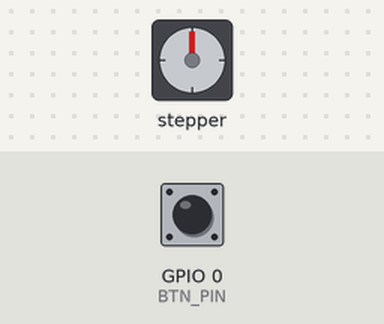
Bench run of a sketch on a simulated ESP8266 (NodeMCU). On the bench: stepper motor. Wiring (inferred from the names in the program): stepper motor (200 steps per turn assumed): coils GPIO 14, GPIO 13, GPIO 12, GPIO 15. The inputs (shaded band) are chosen by the test bench; at power-on: GPIO 0 (BTN_PIN) HIGH. WiFi joins after 1.5 s; servers stay silent unless stated; the local clock reads 2024-03-15 10:24:30 at power-on unless the sketch sets it; EEPROM starts erased; what the sketch prints to the serial monitor is not drawn.

Above: at 3.2 s.
3.3 s: GPIO 0 (BTN_PIN) pulled LOW for 0.15 s
At 6.1 s:
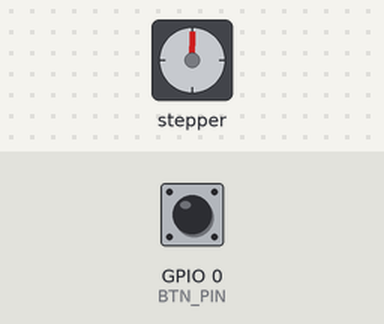
6.3 s: GPIO 0 (BTN_PIN) pulled LOW for 3.2 s
At 10.7 s:
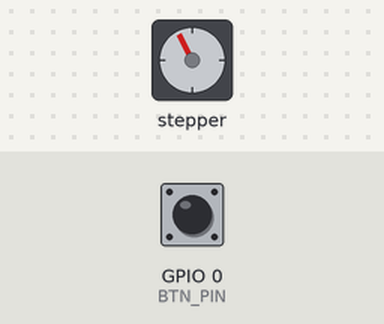
Timing chart, 0 to 12.2 s (numbered marks = the images above; inputs shaded):
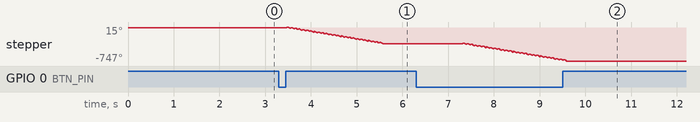

Measured:
- after the input at 3.3 s, stepper: turns 15° clockwise in 0.02 s, then 26° counter-clockwise in 0.04 s, then 11° clockwise in 0.00 s, then 26° counter-clockwise in 0.04 s, repeating every 0.19 s

The sketch:

Feeder.ino
```cpp
/*
  Скетч к проекту "Автокормушка Wi-Fi"
  - Создан на основе оригинального скетча AlexGyver
  - Исходники этого проекта https://github.com/sohm777/feeder/
  - Страница проекта AlexGyver (схемы, описания): https://alexgyver.ru/gyverfeed2/
  - Исходники скетча AlexGyver: https://github.com/AlexGyver/GyverFeed2/
*/

// Click - extraordinary feeding
// Retention - set the portion size
const byte feedTime[][2] = {
  {23, 0},                  // hours, minutes. DO NOT START NUMBER FROM ZERO
  //  {12, 0},
  //  {17, 0},
  //  {21, 0},
};

#define EE_RESET 1          // any number 0-255. Change to reset settings and update time
#define FEED_SPEED 3000     // delay between motor steps (microseconds)
#define BTN_PIN 0           // button, pin D3
#define STEPS_FRW 18        // steps forward
#define STEPS_BKW 10        // steps back
#define EEPROM_SIZE 12

#define SCL 5               // D1
#define SDA 4               // D2

// driver - pins on the board (phaseА1 D5, phaseА2 D6, phaseВ1 D7, phaseВ2 D8)
const byte drvPins[] = {14, 12, 13, 15};

// =========================================================
#include "EncButton.h"
#include <EEPROM.h>
#include <RTClib.h>
RTC_DS3231 rtc;
#include <ESP8266WiFi.h>
#include <Wire.h>
#include <SPI.h>  // not used here, but needed to prevent a RTClib compile error

const char* ssid = "Your_SSID";
const char* password = "Your_PASS";

int EE_ADDR = 0;

WiFiServer web(80);                   // starts web on 80-port

String header;

EncButton<BTN_PIN> btn;
int feedAmount = 25;

void setup() {
  Serial.begin(115200);
  EEPROM.begin(EEPROM_SIZE);
  WIFIinit();                         // start Wi-Fi
  Wire.begin();                       // I2C
  rtc.begin();
  int read_RESET;
  EEPROM.get(EE_ADDR, read_RESET);
  if (read_RESET != EE_RESET) {       // first start
    Serial.println("First start");
    EEPROM.put(EE_ADDR, EE_RESET);
    EE_ADDR += sizeof(EE_RESET);      // update address value
    EEPROM.put(EE_ADDR, feedAmount);
    EEPROM.commit();
    rtc.adjust(DateTime(F(__DATE__), F(__TIME__)));
  } else {
    EE_ADDR += sizeof(EE_RESET);      // update address value
  }
  EEPROM.get(EE_ADDR, feedAmount);
  Serial.print("feedAmount: ");
  Serial.println(feedAmount);
  for (byte i = 0; i < 4; i++) pinMode(drvPins[i], OUTPUT);   // out pins
  web.begin();                        // start web
}

void loop() {
  // listening new clients
  WiFiClient client = web.available();
  if (client) {
    bool blank_line = true;
    while (client.connected()) {
      if (client.available()) {
        char c = client.read();
        header += c;
        if (c == '\n' && blank_line) {
          Serial.print(header);
          // 'user:pass' (admin:admin) base64 encode
          if (header.indexOf("YWRtaW46YWRtaW4=") >= 0) {
            // successful login
            client.println("HTTP/1.1 200 OK");
            client.println("Content-Type: text/html");
            client.println("Connection: close");
            client.println();

            // button click handling on web
            if (header.indexOf("GET / HTTP/1.1") >= 0) {
              Serial.println("Main Web Page");
              // your main web page
              client.println("<!DOCTYPE HTML>");
              client.println("<html>");
              client.println("<head>");
              client.println("<meta name=\"viewport\" content=\"width=device-width, initial-scale=1\">");
              client.println("<link rel=\"stylesheet\" href=\"https://maxcdn.bootstrapcdn.com/bootstrap/3.3.4/css/bootstrap.min.css\">");
              client.println("</head><div class=\"container\">");
              client.println("<h1>Panda's feeder</h1>");
              client.println("<div class=\"row\">");
              client.println("<div class=\"col-md-2\"><a href=\"/feed\" class=\"btn btn-block btn-lg btn-success\" role=\"button\">FEED</a></div>");
              client.println("</div>");
              client.print("<h2>Dose: ");
              client.print(feedAmount);
              client.println("</h2>");
              client.println("</div></html>");
            }
            else if (header.indexOf("GET /feed HTTP/1.1") >= 0) {
              Serial.println("Feeding");
              feed();
              client.println("<!DOCTYPE HTML>");
              client.println("<html>");
              client.println("<head>");
              client.println("<meta name=\"viewport\" content=\"width=device-width, initial-scale=1\">");
              client.println("<link rel=\"stylesheet\" href=\"https://maxcdn.bootstrapcdn.com/bootstrap/3.3.4/css/bootstrap.min.css\">");
              client.println("</head><div class=\"container\">");
              client.println("<h1>The cat is fed!</h1>");
              client.println("<div class=\"row\">");
              client.println("<div class=\"col-md-2\"><a href=\"/\" class=\"btn btn-block btn-lg btn-success\" role=\"button\">Main Page</a></div>");
              client.println("</div>");
              client.println("</div></html>");
            }
          } else {
            // wrong log:pass
            client.println("HTTP/1.1 401 Unauthorized");
            client.println("WWW-Authenticate: Basic realm=\"Secure\"");
            client.println("Content-Type: text/html");
            client.println();
            client.println("<html>Authentication failed</html>");
          }
          header = "";
          break;
        }
        if (c == '\n') {
          // when starts reading a new line
          blank_line = true;
        } else if (c != '\r') {
          // when finds a character on the current line
          blank_line = false;
        }
      }
    }
    // closing the client connection
    delay(1);
    client.stop();
    Serial.println("Client disconnected.");
  }

  static uint32_t tmr = 0;
  if (millis() - tmr > 500) {          // twice per second
    static byte prevMin = 0;
    tmr = millis();
    DateTime now = rtc.now();
    if (prevMin != now.minute()) {
      prevMin = now.minute();
      for (byte i = 0; i < sizeof(feedTime) / 2; i++)    // for the whole schedule
        if (feedTime[i][0] == now.hour() && feedTime[i][1] == now.minute())    // time to feed
          feed();
    }
  }

  btn.tick();
  if (btn.isClick()) {
    Serial.println("Start engine with BTN");
    feed();
  }
  if (btn.isHold()) {
    int newAmount = 0;
    while (btn.isHold()) {
      btn.tick();
      oneRev();
      newAmount++;
    }
    disableMotor();
    feedAmount = newAmount;
    EEPROM.put(EE_ADDR, feedAmount);
    EEPROM.commit();
  }
}

void feed() {
  for (int i = 0; i < feedAmount; i++) oneRev();      // rotate the engine by feedAmount
  disableMotor();
}

void disableMotor() {
  for (byte i = 0; i < 4; i++) digitalWrite(drvPins[i], 0); // turn off the power to the engine
}

void oneRev() {
  yield();              // to avoid soft WDT reset
  static byte val = 0;
  for (byte i = 0; i < STEPS_BKW; i++) runMotor(val--);
  for (byte i = 0; i < STEPS_FRW; i++) runMotor(val++);
}

void runMotor(byte thisStep) {
  static const byte steps[] = {0b1010, 0b0110, 0b0101, 0b1001};
  for (byte i = 0; i < 4; i++)
    digitalWrite(drvPins[i], bitRead(steps[thisStep & 0b11], i));
  delayMicroseconds(FEED_SPEED);
}

void WIFIinit() {
  byte tries = 11;
  Serial.println();
  Serial.printf("Connecting to %s ", ssid);
  WiFi.begin(ssid, password);
  while (--tries && WiFi.status() != WL_CONNECTED) {
    Serial.print(".");
    delay(1000);
  }
  if (WiFi.status() != WL_CONNECTED) {
    Serial.println("Not connected");
  } else {
    Serial.print("Connected. IP: ");
    Serial.println(WiFi.localIP());
  }
  // Change Station Hostname
  WiFi.hostname("Feeder");
}
```

EncButton.h
```cpp
#ifndef EncButton_h
#define EncButton_h
/*
	Ультра лёгкая и быстрая библиотека для энкодера, энкодера с кнопкой или просто кнопки
	- Максимально быстрое чтение пинов для AVR (ATmega328/ATmega168, ATtiny85/ATtiny13)
	- Быстрые и лёгкие алгоритмы кнопки и энкодера
	- Оптимизированный вес
	- Гашение дребезга кнопки
	- Клик, несколько кликов, удержание, режим step
	- Встроенный счётчик энкодера
	- Подключение - high pull
*/

// =========== НАСТРОЙКИ ============
#define EB_FAST 30     	// таймаут быстрого поворота
#define EB_DEB 80      	// дебаунс кнопки
#define EB_HOLD 1000   	// таймаут удержания кнопки
#define EB_STEP 500    	// период срабатывания степ
#define EB_CLICK 400	// таймаут накликивания

// =========== НЕ ТРОГАЙ ============
#include <Arduino.h>
// флаг макро
#define _setFlag(x) (flags |= 1 << x)
#define _clrFlag(x) (flags &= ~(1 << x))
#define _readFlag(x) ((flags >> x) & 1)

// быстрое чтение пина
bool fastRead(const uint8_t pin) {
#if defined(__AVR_ATmega328P__) || defined(__AVR_ATmega168__)
	if (pin < 8) return bitRead(PIND, pin);
	else if (pin < 14) return bitRead(PINB, pin - 8);
	else if (pin < 20) return bitRead(PINC, pin - 14);

#elif defined(__AVR_ATtiny85__) || defined(__AVR_ATtiny13__)
	return bitRead(PINB, pin);

#elif defined(AVR)
	uint8_t *_pin_reg = portInputRegister(digitalPinToPort(pin));
	uint8_t _bit_mask = digitalPinToBitMask(pin);
	return bool(*_pin_reg & _bit_mask);

#else
	return digitalRead(pin);

#endif
	return 0;
}

// класс
template < uint8_t S1, uint8_t S2 = 255, uint8_t KEY = 255 >
class EncButton {
public:
	EncButton() {
		if (S2 == 255) {         // обычная кнопка
			pinMode(S1, INPUT_PULLUP);
		} else if (KEY == 255) { // энк без кнопки
			pinMode(S1, INPUT_PULLUP);
			pinMode(S2, INPUT_PULLUP);
		} else {                // энк с кнопкой
			pinMode(S1, INPUT_PULLUP);
			pinMode(S2, INPUT_PULLUP);
			pinMode(KEY, INPUT_PULLUP);
		}
	}

	void tick(bool hold = 0) {
		uint32_t thisMls = millis();
		uint32_t debounce = thisMls - _debTimer;

		// обработка энка (компилятор вырежет блок если не используется)
		if (S1 != 255 && S2 != 255) {
			byte state = fastRead(S1) | (fastRead(S2) << 1);                    // получаем код
			if (_readFlag(0) && state == 0b11) {                             	// ресет и энк защёлкнул позицию
				if (S2 == 255 || KEY != 255) {                                  // энкодер с кнопкой
					if (!_readFlag(4)) {                                        // если кнопка не "удерживается"
						if (_lastState == 0b10) EBState = (_btnState || hold) ? 3 : 1, counter++;
						else if (_lastState == 0b01) EBState = (_btnState || hold) ? 4 : 2, counter--;
					}
				} else {                                                        // просто энкодер
					if (_lastState == 0b10) EBState = 1, counter++;
					else if (_lastState == 0b01) EBState = 2, counter--;
				}
				if (EBState != 0 && debounce < EB_FAST) _setFlag(1);          // режим быстрого поворота
				else _clrFlag(1);
				_clrFlag(0);
				_debTimer = thisMls;
			}
			if (state == 0b00) _setFlag(0);
			_lastState = state;
		}

		// обработка кнопки (компилятор вырежет блок если не используется)
		if (S2 == 255 || KEY != 255) {
			if (S2 == 255) _btnState = !fastRead(S1);                       	// обычная кнопка
			if (KEY != 255) _btnState = !fastRead(KEY);                     	// энк с кнопкой

			if (_btnState) {                                                	// кнопка нажата
				if (!_readFlag(3)) {                                          	// и не была нажата ранее
					if (debounce > EB_DEB) {                                   	// и прошел дебаунс
						_setFlag(3);                                            // флаг кнопка была нажата
						_debTimer = thisMls;                                    // сброс таймаутов
						EBState = 0;                                           	// сброс состояния
					}
					if (debounce > EB_CLICK) {									// кнопка нажата после EB_CLICK
						clicks = 0;												// сбросить счётчик и флаг кликов
						flags &= ~0b01100000;
					}
				} else {                                                      	// кнопка уже была нажата
					if (!_readFlag(4)) {                                        // и удержание ещё не зафиксировано
						if (debounce < EB_HOLD) {                              	// прошло меньше удержания
							if (EBState != 0) _setFlag(2);                     	// но энкодер повёрнут! Запомнили
						} else {                                                // прошло больше времени удержания
							if (!_readFlag(2)) {                                // и энкодер не повёрнут
								EBState = 6;                                   	// значит это удержание (сигнал)
								_setFlag(4);                                    // запомнили что удерживается
								_debTimer = thisMls;                            // сброс таймаута
							}
						}
					} else {                                                    // удержание зафиксировано
						if (debounce > EB_STEP) {                              	// таймер степа
							EBState = 7;                                       	// сигналим
							_debTimer = thisMls;                                // сброс таймаута
						}
					}
				}
			} else {                                                        	// кнопка не нажата
				if (_readFlag(3)) {                                           	// но была нажата
					if (debounce > EB_DEB && !_readFlag(4) && !_readFlag(2)) {	// энкодер не трогали и не удерживали - это клик
						EBState = 5;
						clicks++;
					}
					flags &= ~0b00011100;                                       // clear 2 3 4
					_debTimer = thisMls;                                        // сброс таймаута
				} else if (clicks > 0 && debounce > EB_CLICK && !_readFlag(5)) flags |= 0b01100000;	 // флаг на клики
			}
		}
	}

	byte getState() { return EBState; }
	void resetState() { EBState = 0; }
	bool isFast() { return _readFlag(1); }
	bool isTurn() { return (EBState > 0 && EBState < 5); }
	bool isRight() { return checkState(1); }
	bool isLeft() { return checkState(2); }
	bool isRightH() { return checkState(3); }
	bool isLeftH() { return checkState(4); }
	bool isClick() { return checkState(5); }
	bool isHolded() { return checkState(6); }
	bool isHold() { return _readFlag(4); }
	bool isStep() { return checkState(7); }
	bool state() { return !fastRead(S1); }
	bool hasClicks(byte numClicks) {
		if (clicks == numClicks && _readFlag(6)) {
			_clrFlag(6);
			return 1;
		}
		return 0;
	}
	byte hasClicks() {
		if (_readFlag(6)) {
			_clrFlag(6);
			return clicks;
		} return 0;
	}

	int counter = 0;
	byte clicks = 0;

private:
	bool checkState(byte val) {
		if (EBState == val) {
			EBState = 0;
			return 1;
		} return 0;
	}
	uint32_t _debTimer = 0;
	byte _lastState = 0, EBState = 0;
	bool _btnState = 0;
	byte flags = 0;

	// flags
	// 0 - enc reset
	// 1 - enc fast
	// 2 - enc был поворот
	// 3 - флаг кнопки
	// 4 - hold
	// 5 - clicks flag
	// 6 - clicks get
	// 7 - reserved

	// EBState
	// 0 - idle
	// 1 - right
	// 2 - left
	// 3 - rightH
	// 4 - leftH
	// 5 - click
	// 6 - holded
	// 7 - step
};

#endif
```
